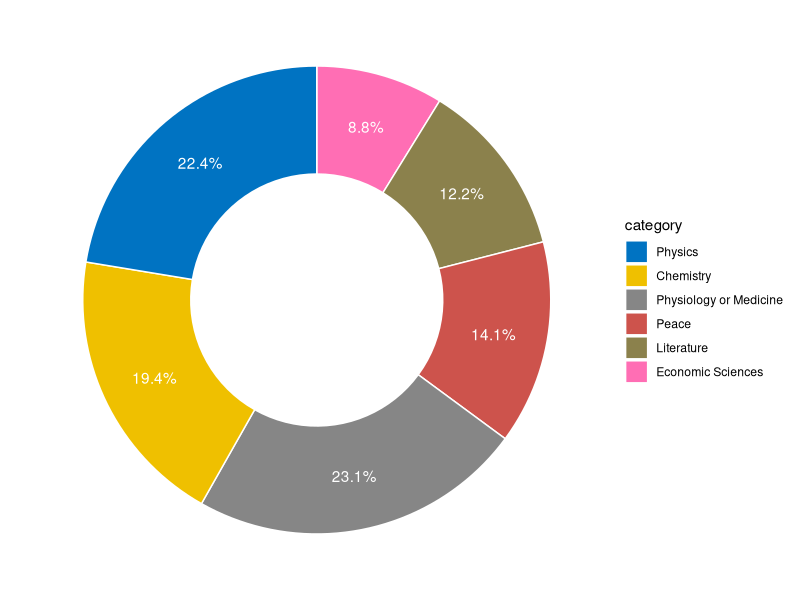
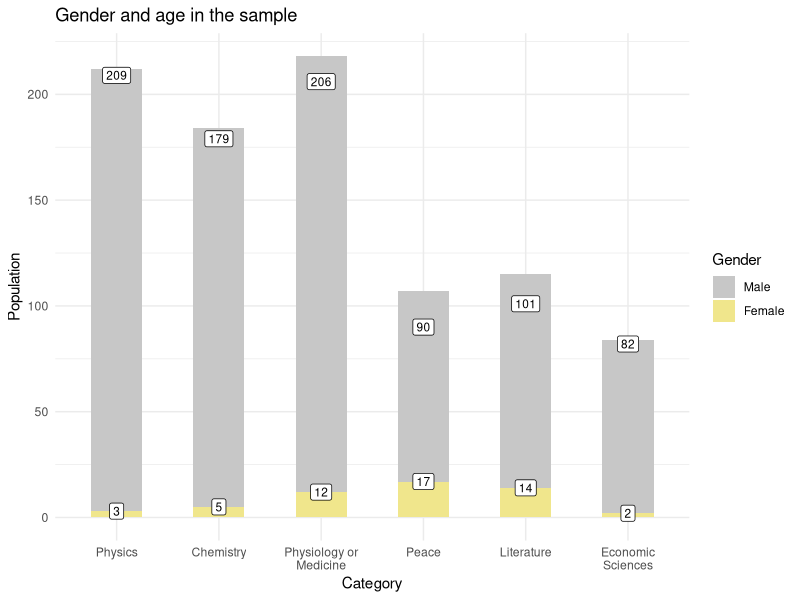
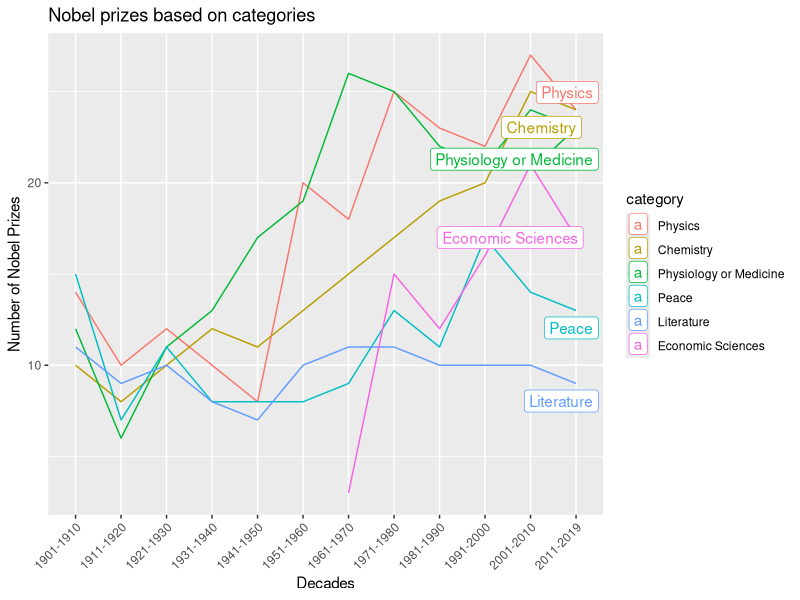
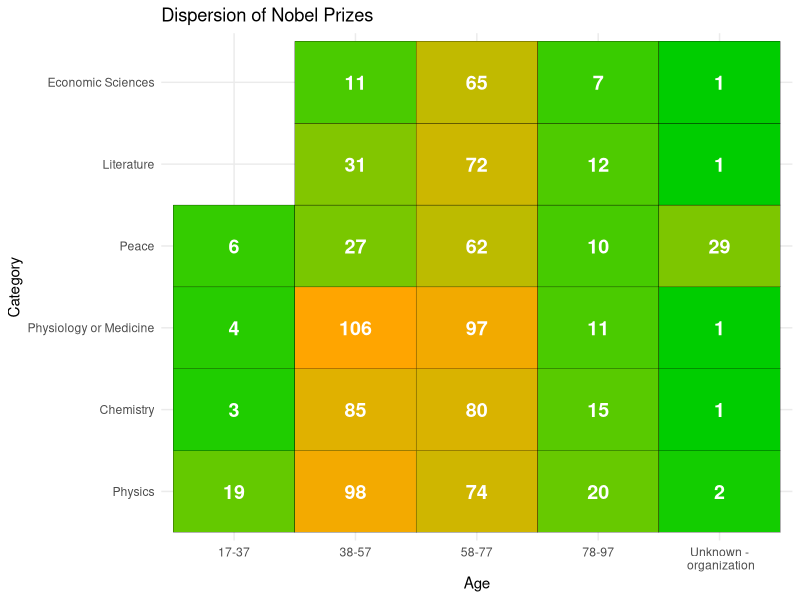
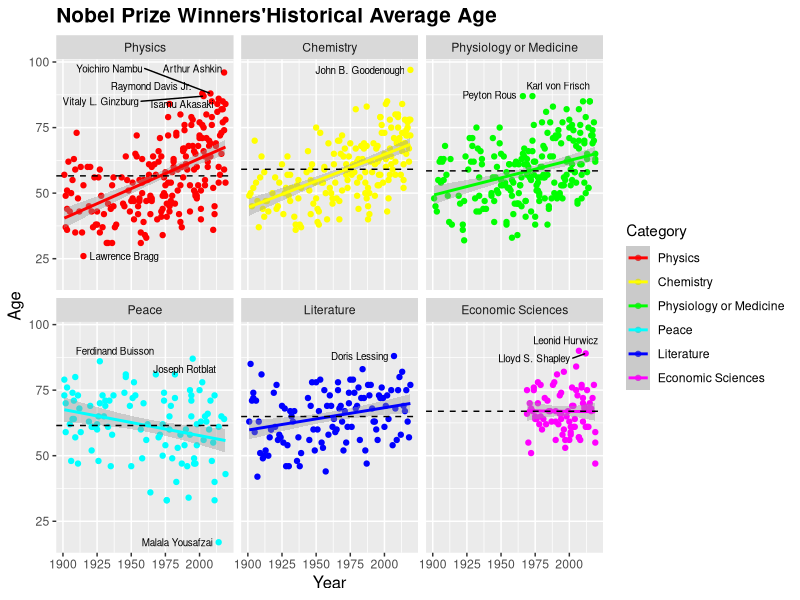
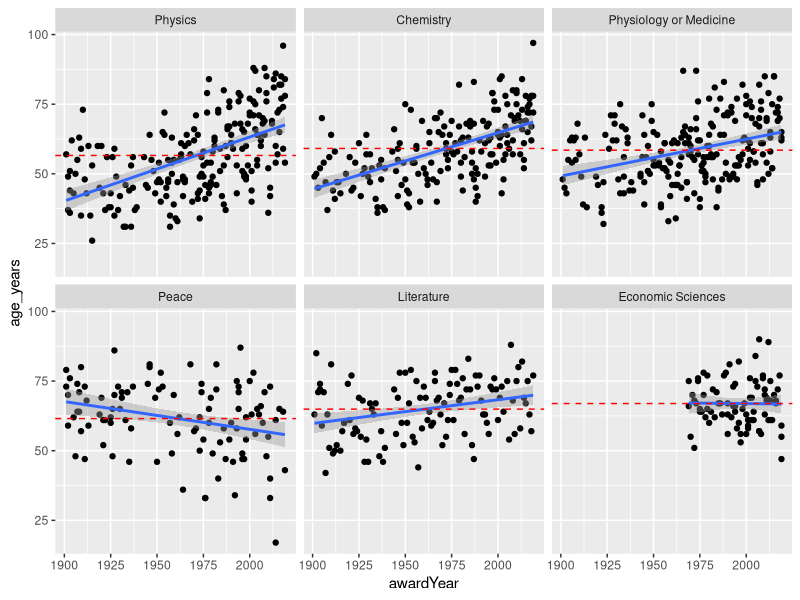
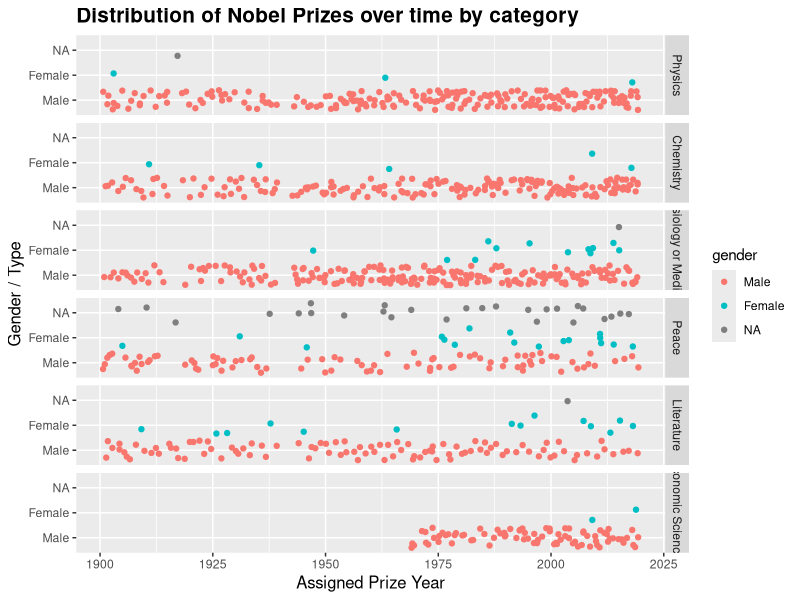
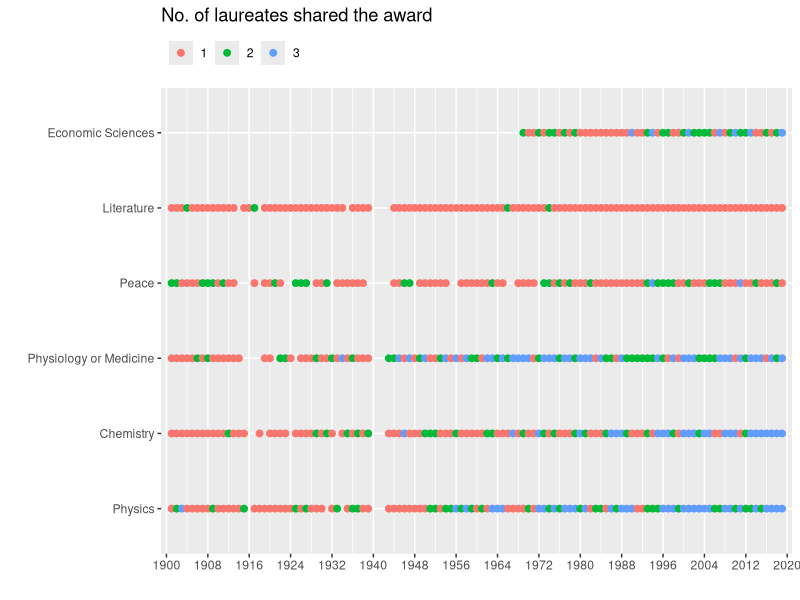

Source code (R) for these figures, in order:
# Proposition of story

library(ggplot2)
library(dplyr)
library(scales)
library(RColorBrewer)
library(lubridate)
library(stringr)
library(readr)
library(tidyr)

nobel <- read_csv('complete.csv')

nobel_data <- read_csv('complete.csv')

# Preprocessing

nobel <- mutate(nobel, birth_date = ifelse(birth_date == "1943-00-00", "1943-11-07", birth_date))

nobel$laureate_or_org = if_else(is.na(nobel$knownName), "Organization", "Individual")
nobel$laureate_or_org = factor(nobel$laureate_or_org, levels = c("Individual", "Organization"))

nobel$category = factor(nobel$category, levels = c('Physics', 'Chemistry', 'Physiology or Medicine',
                                                   'Peace', 'Literature', 'Economic Sciences'))

nobel$prizeStatus <- str_to_title(nobel$prizeStatus)
nobel$prizeStatus <- factor(nobel$prizeStatus, levels = c('Received', 'Declined', 'Restricted'))

nobel$gender <- str_to_title(nobel$gender)
nobel$gender <- factor(nobel$gender, levels = c('Male', 'Female'))

nobel$gen_org <- if_else(nobel$gender == 'Male', "Male", "Female", "Organization")
nobel$gen_org <- factor(nobel$gen_org, levels = c("Male", "Female", "Organization"))

nobel <- nobel %>%
  mutate(awardDate = as.Date(ISOdate(awardYear, 10, 01)), # approximating 
         age_days = ifelse(birth_date == "", "unnknown", awardDate - as.Date(birth_date)),
         age_years = round(interval(as.Date(birth_date), awardDate) / years(1)), 
         life_span_days = as.Date(death_date) - as.Date(birth_date), 
         life_span_years = round(interval(as.Date(birth_date), death_date) / years(1)), 
         is_alive = laureate_or_org == 'Laureate' & is.na(death_date))


# Nobel prize distribution by category

# Load ggplot2
library(ggplot2)
library(forcats)


# Compute percentages
nobel_gender_perc <- 
  nobel %>% 
  group_by(category) %>% 
  tally() %>% 
  rename(count = n) %>% 
  mutate(perc_n = 100*round(count/sum(count), 3)) %>% 
  unnest() %>% 
  arrange(desc(category)) %>%
  mutate(lab.ypos = cumsum(perc_n) - 0.5*perc_n)

# Make the plot
mycols <- c("#0073C2FF", "#EFC000FF", "#868686FF", "#CD534CFF", "lightgoldenrod4", "hotpink1")

ggplot(nobel_gender_perc, aes(x = 2, y = perc_n, fill = category)) +
  geom_bar(stat = "identity", color = "white") +
  coord_polar(theta = "y", start = 0)+
  geom_text(aes(y = lab.ypos, label = paste0(perc_n, "%")), color = "white")+
  scale_fill_manual(values = mycols) +
  theme_void()+
  xlim(0.5, 2.5)

# 2. Nobel prize distribution by category and gender

nobel_no_category_gender <- nobel %>%
  filter(!gender == "") %>% 
  group_by(category, gender) %>% 
  summarise(number = length(category)) %>% 
  unnest()

ggplot(data = nobel_no_category_gender, aes(x = category, y = number, fill = factor(gender))) +
  geom_bar(na.rm = TRUE, position = "stack", width = 0.5, stat = "identity") +
  ggtitle('Gender and age in the sample') +
  xlab('Category') +
  ylab('Population') +
  labs(fill = 'Gender') +
  theme_minimal() +
  scale_fill_manual(values = c('grey78', 'khaki')) +
  geom_label(aes(y = number, label = number), fill = 'white', position = "identity",
             vjust = 0.5, color = "black", size = 3) +
  scale_x_discrete(labels = function(x) 
    stringr::str_wrap(x, width = 15))

# 3. Nobel prize distribution by year and category - usage of gg extensions

library(ggrepel)

nobel$awardYear_cut <- nobel$awardYear_cut <- cut(nobel$awardDate, 
                                                  breaks="10 years",
                                                  labels = c("1901-1910",
                                                             "1911-1920",
                                                             "1921-1930",
                                                             "1931-1940",
                                                             "1941-1950",
                                                             "1951-1960",
                                                             "1961-1970",
                                                             "1971-1980",
                                                             "1981-1990",
                                                             "1991-2000",
                                                             "2001-2010",
                                                             "2011-2019"))
unique_categories <- unique(nobel$awardYear_cut)

nobel_no_year_category <- nobel %>% 
  group_by(awardYear_cut, category) %>% 
  summarise(number = length(awardYear_cut)) %>% 
  mutate(label = if_else(awardYear_cut == levels(nobel$awardYear_cut)[length(unique_categories <- unique(nobel$awardYear_cut))],
                         as.character(category),
                         NA_character_))

nobel_no_year_category %>%
  ggplot(aes(x = awardYear_cut, y = number, group = category, colour = category)) + 
  geom_line() +
  theme(axis.text.x = element_text(angle=45, hjust=1)) +
  geom_label_repel(aes(label = label,
                       nudge_x = 2019,
                       na.rm = TRUE)) +
  xlab("Decades") +
  ylab("Number of Nobel Prizes") +
  ggtitle("Nobel prizes based on categories")

# 4. Nobel prize distribution by age and category - usage of tables from ggplot
nobel.agg <- nobel %>%
  mutate(age_years_cut = cut(age_years, 
                             breaks = 4,
                             labels = c('17-37', '38-57', '58-77', '78-97')),
         age_years_cut = forcats::fct_explicit_na(age_years_cut, paste0('Unknown -\n organization'))) %>% 
  count(age_years_cut, category)

ggplot(nobel.agg, aes(x = age_years_cut, y = category)) + # nowa baza danych
  geom_tile(aes(fill = n), color = 'black', show.legend = F) +
  theme_minimal() + 
  geom_text(aes(label = n), size = 5, fontface = 'bold', color = 'white') +
  labs(title = 'Dispersion of Nobel Prizes',
       x = "Age",
       y = "Category") +
  scale_fill_gradient(low = 'green3', high = 'orange')

# Plot 5 - Distribution of Nobel Prizes over time and age by category
# Na podstawaie: 
# https://medium.com/@TechTeamMarketFinance/exploring-nobel-prize-winners-with-r-b636875ee28f

average_age_nobel <- nobel %>%  
  group_by(category, awardYear) %>% 
  summarize(avg_age = mean(age_years, na.rm = TRUE)) %>% 
  unnest()

average_age_nobel_with_names <- left_join(nobel %>% select(category, awardYear, knownName, age_years), 
                                          average_age_nobel, 
                                          by = c('category' = 'category', 'awardYear' = 'awardYear'))

ggplot(average_age_nobel_with_names, aes(x = awardYear, y = age_years, color=category)) +
  geom_point() + 
  facet_wrap(~ category) +
  geom_smooth(method = "lm") + 
  scale_color_manual(values=rainbow(n=6)) +
  geom_hline(data=filter(average_age_nobel_with_names, category =="Chemistry"), aes(yintercept= mean(age_years, na.rm=T)), 
             colour="black", 
             linetype = 'dashed') +
  geom_hline(data=filter(average_age_nobel_with_names, category =="Economic Sciences"), aes(yintercept= mean(age_years, na.rm=T)), 
             colour="black", linetype = 'dashed') +
  geom_hline(data=filter(average_age_nobel_with_names, category =="Literature"), aes(yintercept= mean(age_years, na.rm=T)), 
             colour="black", linetype = 'dashed') +
  geom_hline(data=filter(average_age_nobel_with_names, category =="Physiology or Medicine"), aes(yintercept= mean(age_years, na.rm=T)), 
             colour="black", linetype = 'dashed') +
  geom_hline(data=filter(average_age_nobel_with_names, category =="Peace"), aes(yintercept= mean(age_years, na.rm=T)), 
             colour="black", linetype = 'dashed') +
  geom_hline(data=filter(average_age_nobel_with_names, category =="Physics"), aes(yintercept= mean(age_years, na.rm=T)), 
             colour="black", linetype = 'dashed') +
  labs(title = "Nobel Prize Winners'Historical Average Age",
       color = "Category",
       x = "Year",
       y = "Age") +
  theme(axis.title.x = element_text(size = 12),
        axis.title.y = element_text(size = 12),
        plot.title = element_text(size = 15, face = "bold")) +
  geom_text_repel(aes(label=ifelse(age_years<30 | age_years > 85, as.character(nobel$knownName), "")),
                  size=2.5,
                  colour = "black",
                  max.overlaps = Inf)

# LUB

StatMeanLine <- ggproto("StatMeanLine", Stat,
                        compute_group = function(data, scales) {
                          transform(data, yintercept=mean(y))
                        },
                        required_aes = c("x", "y")
)

stat_mean_line <- function(mapping = NULL, data = NULL, geom = "hline",
                           position = "identity", na.rm = FALSE, show.legend = NA, 
                           inherit.aes = TRUE, ...) {
  layer(
    stat = StatMeanLine, data = data, mapping = mapping, geom = geom, 
    position = position, show.legend = show.legend, inherit.aes = inherit.aes,
    params = list(na.rm = na.rm, ...)
  )
}

levels(nobel$category)
ggplot(average_age_nobel_with_names, aes(x = awardYear, y = age_years) ) +
  geom_point() + 
  geom_smooth(method = "lm") +
  stat_mean_line(color="red", linetype = "dashed") +
  facet_wrap(~ category)

ggplot(nobel, aes(x = awardYear, y = gender, col = gender)) +
  geom_point(position = "jitter") + facet_grid(category ~ .) + 
  labs(title = "Distribution of Nobel Prizes over time by category") +
  xlab("Assigned Prize Year") +
  ylab("Gender / Type") +
  theme(axis.title.x = element_text(size = 12),
        axis.title.y = element_text(size = 12),
        plot.title = element_text(size = 15, face = "bold"))

# Plot 6 - number of laureates share the award
# https://www.kaggle.com/code/imdevskp/exploring-historic-nobel-prize-data

nobel_prize_share <- nobel %>%  
                        group_by(category, awardYear) %>% 
                        summarise(number = n()) %>% 
                        ungroup 

ggplot(nobel_prize_share, aes(x = awardYear, y = category, col = factor(number))) +
  geom_point(size = 2, fill = 'black') + 
  scale_x_continuous(limits = c(1899, 2021), breaks = seq(1900, 2020, 8), expand = c(0, 0)) +
  labs(title='No. of laureates shared the award', x = '', y='') +
  theme(legend.title = element_blank(), legend.position='top', legend.justification = "left")

# Plot 7 Birth continent

nobel_prize_share_by_continent <- nobel %>%
  filter(birth_continent %in% c("Europe", "North America", "Asia", "Africa", "Oceania", "South America")) %>% 
  drop_na(birth_continent) %>%
  group_by(birth_continent) %>%
  summarise(number = n())

ggplot(nobel_prize_share_by_continent, aes(reorder(birth_continent, number), number, fill = birth_continent)) +
  geom_col() +
  labs(title = 'Birth Continent', x = '', y = '') +  
  geom_text(aes(label = number), hjust = -0.3, colour = "#555555", size = 6, fontface = "bold") +
  scale_y_continuous(limits = c(0, 520)) +
  coord_flip() +
  scale_fill_brewer(palette = "Set2") +
  theme(legend.position = "none")

# Plot 8: Bigrams - motivation in each category?
library(tidytext)

nobel$motivation<-as.character(nobel$motivation)
motivation_bigrams <- nobel %>%
  unnest_tokens(bigram, motivation, token = "ngrams", n = 2)

bigrams_separated <- motivation_bigrams %>%
  separate(bigram, c("word1", "word2"), sep = " ")

bigrams_filtered <- bigrams_separated %>%
  filter(!word1 %in% stop_words$word) %>%
  filter(!word2 %in% stop_words$word) 

bigram_united <- bigrams_filtered %>%
  filter(word1 != word2) %>%
  unite(bigram, word1, word2, sep = " ")

bigram_counts <- bigram_united %>% 
  count(bigram, sort = TRUE)
head(bigram_counts) 


# ------
  
motivation_words <- nobel_data %>%
  select(category, motivation) %>%
  drop_na(motivation) %>%
  unnest_tokens(bigram, motivation, token = "ngrams", n = 2) %>%
  separate(bigram, c("word1", "word2"), sep = " ")
  
bigram_filtr_and_unite <- motivation_words %>% 
  filter(!word1 %in% stop_words$word) %>%
  filter(!word2 %in% stop_words$word) %>% 
  filter(word1 != word2) %>%
  unite(bigram, word1, word2, sep = " ")

bigrams_to_plot <- bigram_filtr_and_unite %>% 
  group_by(category, bigram) %>%
  summarize(n = n()) %>% 
  top_n(5, n) %>%
  arrange(category, desc(n)) %>% 
  mutate(row_number_in_group = row_number()) %>%  
  filter(row_number_in_group %in% seq(1,5)) %>% 
  ungroup %>%
  mutate(word = reorder_within(bigram, n, category)) 

ggplot(bigrams_to_plot, aes(x= reorder(word, n), y = n, fill = category)) +
  geom_col() +
  geom_text(aes(label = n), hjust = 1.2, colour = "white", size = 5, fontface = 'bold') +
  labs(title = 'Most frequent 10 words in each category', x = '', y = '', fill = '') +
  coord_flip() + 
  theme(legend.position = 'none', panel.spacing.x = unit(1.5, "lines")) +
  scale_x_reordered() +
  facet_wrap(~category, scales = 'free')
